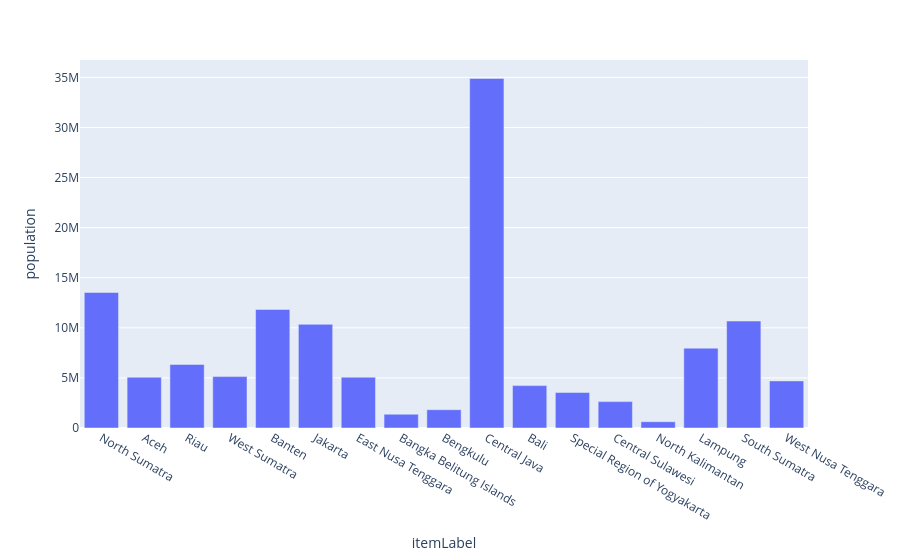

Notebook code for this chart:
### Code cell
table['population']  = table['population'].astype('int')
fig = px.bar(table, y='population', x='itemLabel')
fig.show()

### Figure 1 — Plotly figure (JSON) as saved in the notebook; plotly's stock layout.template omitted (floating-point values rounded to 4 significant figures)
{"data": [{"alignmentgroup": "True", "hovertemplate": "itemLabel=%{x}<br>population=%{y}<extra></extra>", "legendgroup": "", "marker": {"color": "#636efa"}, "name": "", "offsetgroup": "", "orientation": "v", "showlegend": false, "textposition": "auto", "type": "bar", "x": ["North Sumatra", "Aceh", "Riau", "West Sumatra", "Banten", "Jakarta", "East Nusa Tenggara", "Bangka Belitung Islands", "Bengkulu", "Central Java", "Bali", "Special Region of Yogyakarta", "Central Sulawesi", "North Kalimantan", "Lampung", "South Sumatra", "West Nusa Tenggara"], "xaxis": "x", "y": [13527937, 5066831, 6344402, 5131882, 11834087, 10348348, 5070746, 1372813, 1828291, 34897757, 4230051, 3542078, 2633420, 628331, 7972246, 10675862, 4702389], "yaxis": "y"}], "layout": {"barmode": "relative", "legend": {"tracegroupgap": 0}, "margin": {"t": 60}, "xaxis": {"anchor": "y", "domain": [0, 1], "title": {"text": "itemLabel"}}, "yaxis": {"anchor": "x", "domain": [0, 1], "title": {"text": "population"}}}}
